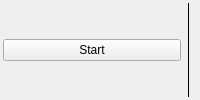
<?xml version="1.0" encoding="UTF-8"?>
<ui version="4.0">
 <class>MainWindow</class>
 <widget class="QWidget" name="MainWindow">
  <property name="windowTitle">
   <string>ankkanen-panel</string>
  </property>
  <layout class="QHBoxLayout" name="horizontalLayout">
   <property name="leftMargin">
    <number>3</number>
   </property>
   <property name="topMargin">
    <number>3</number>
   </property>
   <property name="rightMargin">
    <number>3</number>
   </property>
   <property name="bottomMargin">
    <number>3</number>
   </property>
   <item>
    <widget class="QPushButton" name="startButton">
     <property name="text">
      <string>Start</string>
     </property>
    </widget>
   </item>
   <item>
    <widget class="QFrame" name="frame">
     <property name="frameShape">
      <enum>QFrame::VLine</enum>
     </property>
     <property name="frameShadow">
      <enum>QFrame::Plain</enum>
     </property>
    </widget>
   </item>
   <item>
    <layout class="QHBoxLayout" name="taskLayout"/>
   </item>
   <item>
    <spacer name="horizontalSpacer">
     <property name="orientation">
      <enum>Qt::Horizontal</enum>
     </property>
    </spacer>
   </item>
  </layout>
 </widget>
 <resources/>
 <connections/>
</ui>
